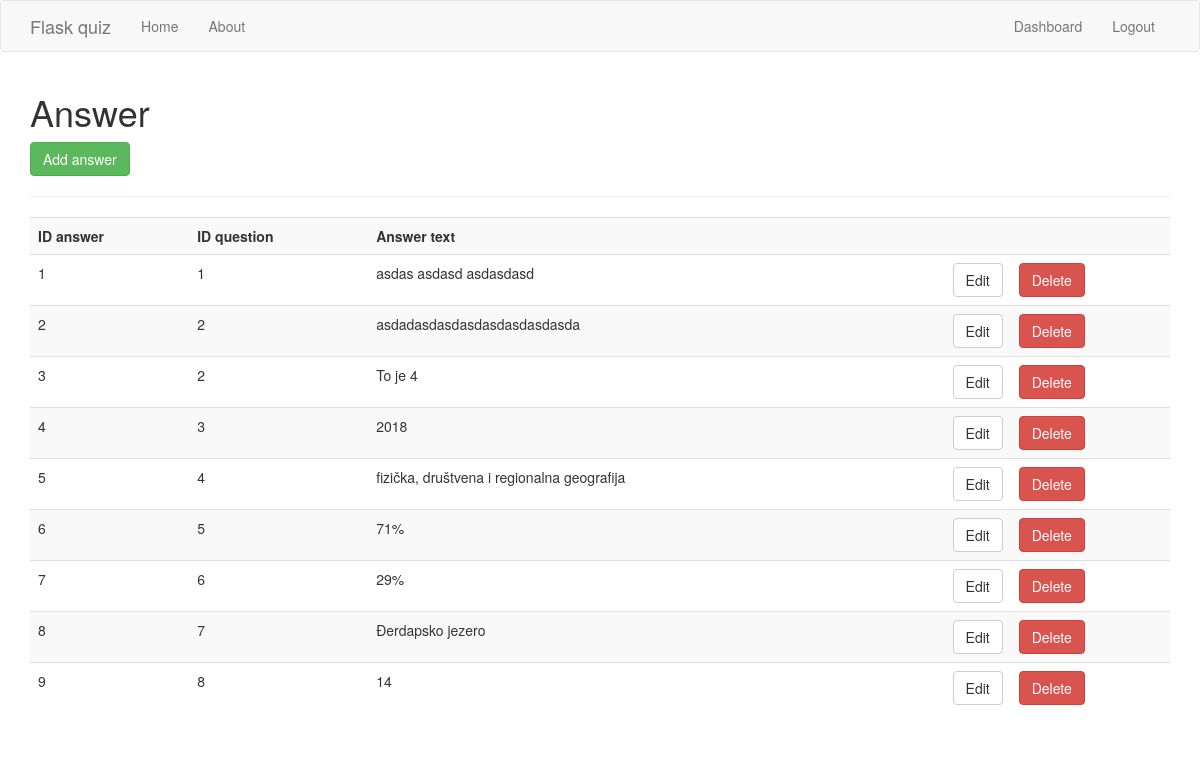
Page /answer (signed in) on the committed database.
### app/models.py (models this page shows)
class Answer(db.Model):
    id_answer = db.Column(db.Integer, primary_key=True)
    id_question = db.Column(db.Integer, db.ForeignKey('question.id_question'))
    answer_text = db.Column(db.String(256))

### app/quiz/routes.py (the view)
@quiz.route('/answer', methods=['GET', 'POST'])
@is_logged_in
def answer():
    global conn
    try:
        conn = sqlite3.connect("quiz.db")
    except Error as e:
        print(e)
    cur = conn.cursor()
    result_a = cur.execute("SELECT * FROM answer")
    answers = cur.fetchall()
    if result_a:
        return render_template('answer.html', answers=answers)
    else:
        msg = 'No answer Found'
        return render_template('dashboard.html', msg=msg)

### app/users/__utils__.py (called while the page is built)
def is_logged_in(f):
    @wraps(f)
    def wrap(*args, **kwargs):
        if 'logged_in' in session:
            return f(*args, **kwargs)
        else:
            flash('Unauthorized, Please login', 'danger')
            return redirect(url_for('login'))
    return wrap

### app/templates/answer.html (shortened to what this page needs)
{% extends "layout.html" %}
{% block body %}
  <h1>Answer</h1>
  <a class="btn btn-success" href="/answer_add">Add answer</a>
  <hr>
  <table class="table table-striped">
    <tr>
      <th>ID answer</th>
      <th>ID question</th>
      <th>Answer text</th>
      <th></th>
      <th></th>
    </tr>
    {% for answer in answers %}
      <tr>
        <td>{{answer[0]}}</td>
        <td>{{answer[1]}}</td>
        <td>{{answer[2]}}</td>
        <td><a href="answer_edit/{{answer[0]}}" class="btn btn-default pull-right">Edit</a></td>
        <td>
          <form action="{{url_for('answer_delete', id=answer[0])}}" method="post">
            <input type="submit" value="Delete" class="btn btn-danger">
          </form>
        </td>
      </tr>
    {% endfor %}
  </table>
{% endblock %}

### rows in the picture
Answer: id_answer "1", id_question "1", answer_text "asdas asdasd asdasdasd"
Answer: id_answer "2", id_question "2", answer_text "asdadasdasdasdasdasdasdasda"
Answer: id_answer "3", id_question "2", answer_text "To je 4"
Answer: id_answer "4", id_question "3", answer_text "2018"
Answer: id_answer "5", id_question "4", answer_text "fizička, društvena i regionalna geografija"
Answer: id_answer "6", id_question "5", answer_text "71%"
Answer: id_answer "7", id_question "6", answer_text "29%"
Answer: id_answer "8", id_question "7", answer_text "Đerdapsko jezero"
Answer: id_answer "9", id_question "8", answer_text "14"
